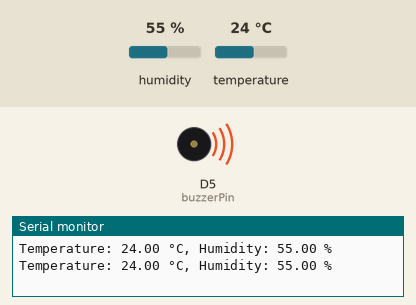
This sketch was run on a simulated ESP8266 (NodeMCU). Shown: buzzer (waves = sounding), the last lines printed to the serial monitor. Inputs (shaded band) come from the test bench; at power-on: temperature 24 °C, humidity 55 %.

Above: at 4.8 s.
4.9 s: temperature set to 22 °C
At 7.2 s:
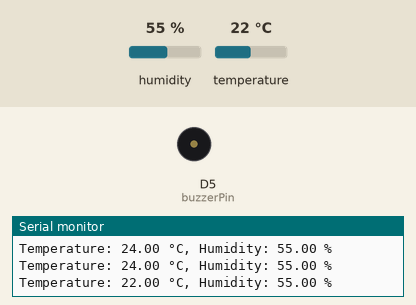
7.9 s: temperature set to 18 °C
At 9.5 s:
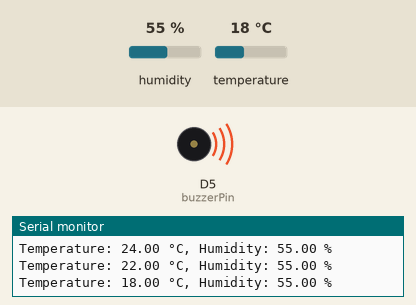
10.9 s: temperature set to 21 °C
At 13.1 s:
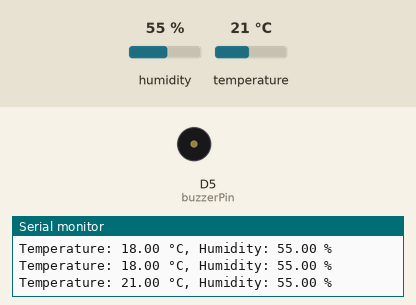
Timing chart, 0 to 14.6 s (numbered marks = the images above; inputs shaded):
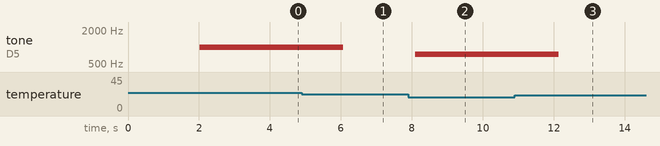

Measured:
- the behaviour switches between 24 and 23 °C on temperature (found by bisection; images 0 and 1)
- the behaviour switches between 20 and 19 °C on temperature (found by bisection; images 1 and 2)
- after the input at 4.9 s, tone on D5 (buzzerPin): 1000 Hz → silent after 1.2 s
- after the input at 7.9 s, tone on D5 (buzzerPin): silent → 750 Hz after 0.19 s
- after the input at 10.9 s, tone on D5 (buzzerPin): 750 Hz → silent after 1.2 s

The sketch:

ESP8266_DHT11_Buzzer.ino
```cpp
#include <Adafruit_Sensor.h>
#include <DHT.h>
#define DHTPIN D4
#define DHTTYPE DHT11
DHT dht(DHTPIN, DHTTYPE);

int buzzerPin = D5;

void setup() {
  Serial.begin(9600);
  dht.begin();
  pinMode(buzzerPin, OUTPUT);
}

void loop() {
  delay(2000); // Wait for 2 seconds between measurements

  float temperature = dht.readTemperature();
  float humidity = dht.readHumidity();

  if (isnan(temperature) || isnan(humidity)) {
    Serial.println("Failed to read from DHT sensor!");
    return;
  }

  Serial.print("Temperature: ");
  Serial.print(temperature);
  Serial.print(" °C, Humidity: ");
  Serial.print(humidity);
  Serial.println(" %");

  // Use the temperature value to control the buzzer
  if (temperature > 23.0) {
    tone(buzzerPin, 1000); // Turn on the buzzer
  } else if (temperature < 20.0) {
    tone(buzzerPin, 750);
  }
  else {
    noTone(buzzerPin); // Turn off the buzzer
  }
}
```
